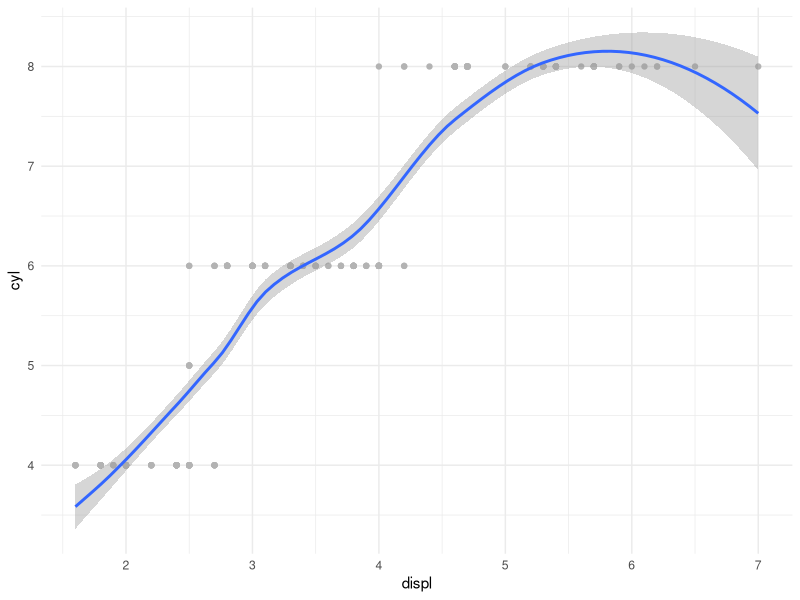

This chart was generated by the following R code:
## ---- chunk 1
knitr::opts_chunk$set(echo = TRUE)
## ---- chunk 2

library(ggplot2)
ggplot(mpg, aes(displ, cyl)) +
  geom_point(color = "gray70") +
  geom_smooth() +
  theme_minimal()

